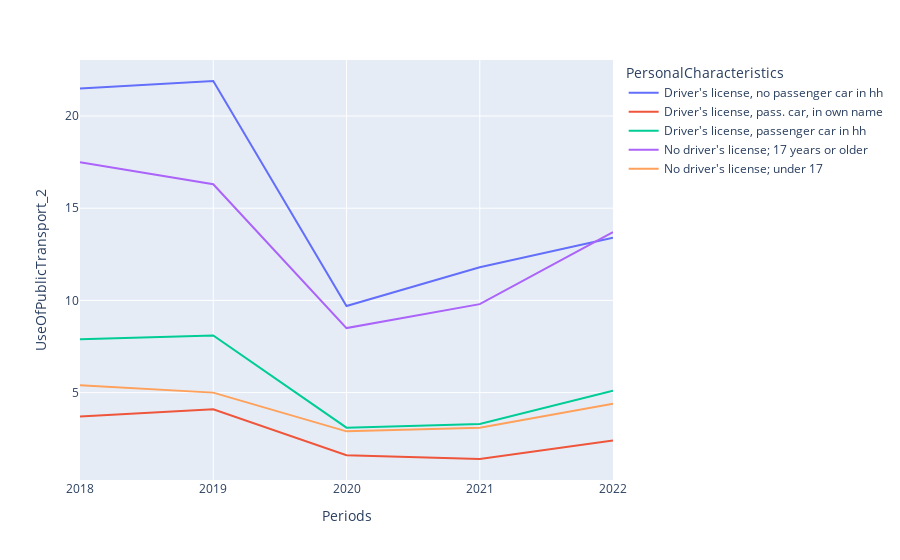

Notebook code for this chart:
### Code cell
# First we create a series named mask to indicate which values contain info about car ownership
mask = df_sorted['PersonalCharacteristics'].str.startswith(('Driv','No'));
# Then the dataframe is made with this info 
df_drivers_licence = df_sorted[mask];
# Lastly the dataframe is plotted
fig = px.line(df_drivers_licence, y='UseOfPublicTransport_2', x='Periods', color='PersonalCharacteristics')
fig.show()

### Figure 1 — Plotly figure (JSON) as saved in the notebook; plotly's stock layout.template omitted (floating-point values rounded to 4 significant figures)
{"data": [{"hovertemplate": "PersonalCharacteristics=Driver's license, no passenger car in hh<br>Periods=%{x}<br>UseOfPublicTransport_2=%{y}<extra></extra>", "legendgroup": "Driver's license, no passenger car in hh", "line": {"color": "#636efa", "dash": "solid"}, "marker": {"symbol": "circle"}, "mode": "lines", "name": "Driver's license, no passenger car in hh", "orientation": "v", "showlegend": true, "type": "scatter", "x": ["2018", "2019", "2020", "2021", "2022"], "xaxis": "x", "y": [21.5, 21.9, 9.7, 11.8, 13.4], "yaxis": "y"}, {"hovertemplate": "PersonalCharacteristics=Driver's license, pass. car, in own name<br>Periods=%{x}<br>UseOfPublicTransport_2=%{y}<extra></extra>", "legendgroup": "Driver's license, pass. car, in own name", "line": {"color": "#EF553B", "dash": "solid"}, "marker": {"symbol": "circle"}, "mode": "lines", "name": "Driver's license, pass. car, in own name", "orientation": "v", "showlegend": true, "type": "scatter", "x": ["2018", "2019", "2020", "2021", "2022"], "xaxis": "x", "y": [3.7, 4.1, 1.6, 1.4, 2.4], "yaxis": "y"}, {"hovertemplate": "PersonalCharacteristics=Driver's license, passenger car in hh<br>Periods=%{x}<br>UseOfPublicTransport_2=%{y}<extra></extra>", "legendgroup": "Driver's license, passenger car in hh", "line": {"color": "#00cc96", "dash": "solid"}, "marker": {"symbol": "circle"}, "mode": "lines", "name": "Driver's license, passenger car in hh", "orientation": "v", "showlegend": true, "type": "scatter", "x": ["2018", "2019", "2020", "2021", "2022"], "xaxis": "x", "y": [7.9, 8.1, 3.1, 3.3, 5.1], "yaxis": "y"}, {"hovertemplate": "PersonalCharacteristics=No driver's license; 17 years or older<br>Periods=%{x}<br>UseOfPublicTransport_2=%{y}<extra></extra>", "legendgroup": "No driver's license; 17 years or older", "line": {"color": "#ab63fa", "dash": "solid"}, "marker": {"symbol": "circle"}, "mode": "lines", "name": "No driver's license; 17 years or older", "orientation": "v", "showlegend": true, "type": "scatter", "x": ["2018", "2019", "2020", "2021", "2022"], "xaxis": "x", "y": [17.5, 16.3, 8.5, 9.8, 13.7], "yaxis": "y"}, {"hovertemplate": "PersonalCharacteristics=No driver's license; under 17<br>Periods=%{x}<br>UseOfPublicTransport_2=%{y}<extra></extra>", "legendgroup": "No driver's license; under 17", "line": {"color": "#FFA15A", "dash": "solid"}, "marker": {"symbol": "circle"}, "mode": "lines", "name": "No driver's license; under 17", "orientation": "v", "showlegend": true, "type": "scatter", "x": ["2018", "2019", "2020", "2021", "2022"], "xaxis": "x", "y": [5.4, 5, 2.9, 3.1, 4.4], "yaxis": "y"}], "layout": {"autosize": true, "legend": {"title": {"text": "PersonalCharacteristics"}, "tracegroupgap": 0}, "margin": {"t": 60}, "xaxis": {"anchor": "y", "autorange": true, "domain": [0, 1], "range": [0, 4], "title": {"text": "Periods"}, "type": "category"}, "yaxis": {"anchor": "x", "autorange": true, "domain": [0, 1], "range": [0.2611, 23.04], "title": {"text": "UseOfPublicTransport_2"}, "type": "linear"}}}
